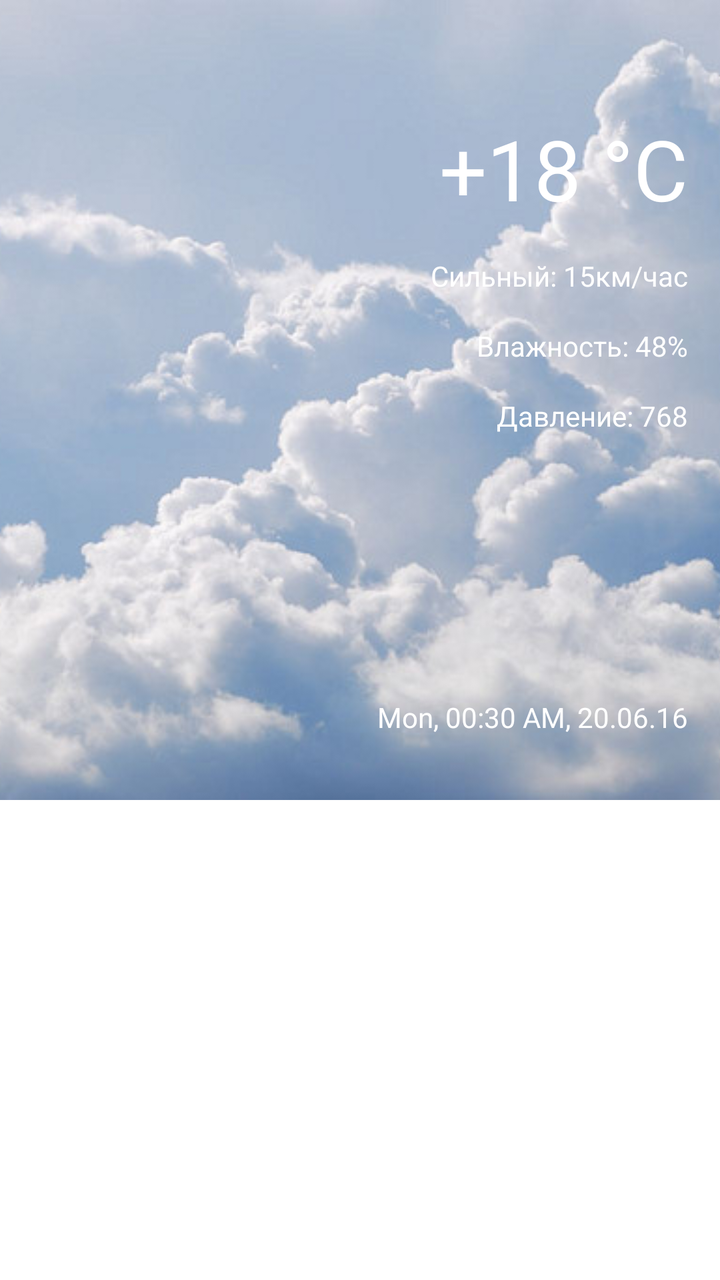
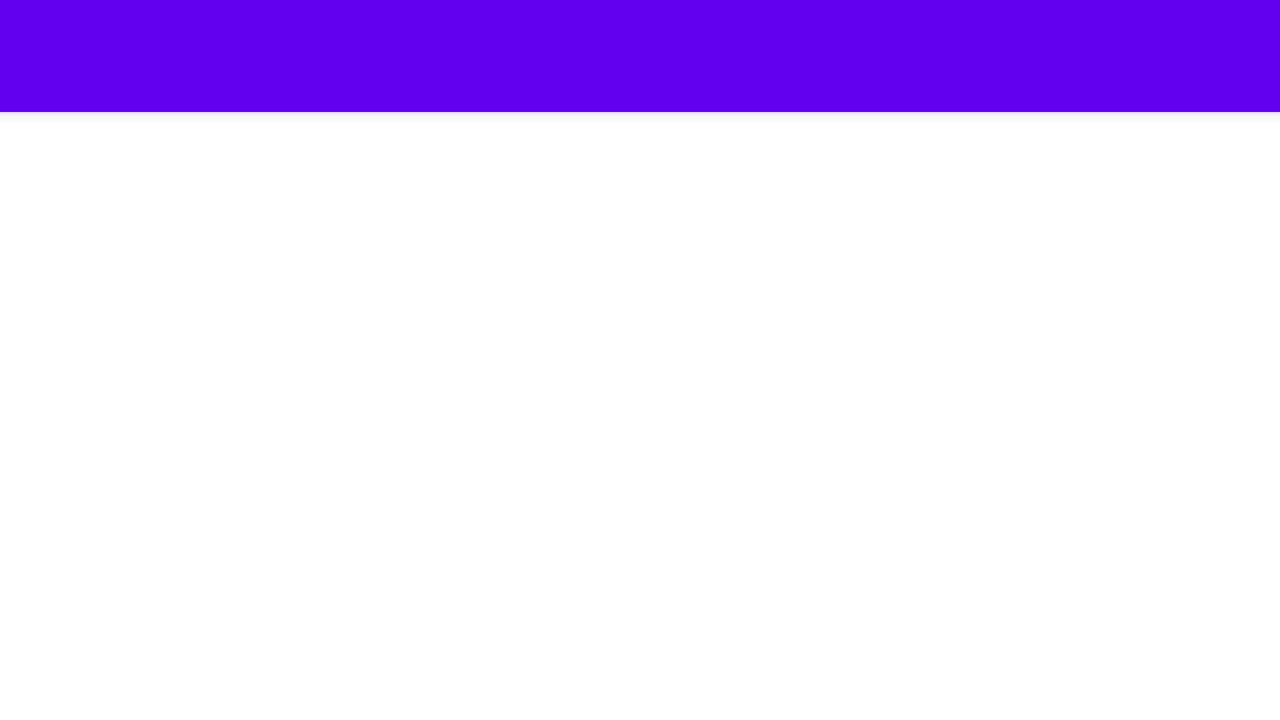

First picture: res/layout/ on a phone held upright. Second picture: the repository's own variant of that layout, on a device whose configuration matches the variant's folder. Source for both follows.
<!-- AndroidManifest.xml: activity theme AppTheme.NoActionBar -->
<!-- res/layout/activity_city_detail.xml -->
<android.support.design.widget.CoordinatorLayout xmlns:android="http://schemas.android.com/apk/res/android"
    xmlns:app="http://schemas.android.com/apk/res-auto"
    xmlns:tools="http://schemas.android.com/tools"
    android:layout_width="match_parent"
    android:layout_height="match_parent"
    android:fitsSystemWindows="true"
    tools:context=".citydetail.CityDetailActivity"
    tools:ignore="MergeRootFrame">

    <android.support.design.widget.AppBarLayout
        android:id="@+id/app_bar"
        android:layout_width="match_parent"
        android:layout_height="@dimen/app_bar_height"
        android:fitsSystemWindows="true"
        android:theme="@style/ThemeOverlay.AppCompat.Dark.ActionBar">

        <android.support.design.widget.CollapsingToolbarLayout
            android:id="@+id/toolbar_layout"
            android:layout_width="match_parent"
            android:layout_height="match_parent"
            android:fitsSystemWindows="true"
            app:contentScrim="?attr/colorPrimary"
            app:layout_scrollFlags="scroll|exitUntilCollapsed|snap"
            app:expandedTitleMarginBottom="@dimen/title_margin"
            app:toolbarId="@+id/toolbar">
            <ImageView
                android:id="@+id/backdrop"
                android:layout_width="match_parent"
                android:layout_height="match_parent"
                android:fitsSystemWindows="true"
                android:scaleType="centerCrop"
                android:src="@drawable/clouds"
                app:layout_collapseMode="parallax" />

            <RelativeLayout
                android:layout_width="match_parent"
                android:layout_height="match_parent">

                <TextView
                    android:id="@+id/header_temp"
                    android:layout_width="wrap_content"
                    android:layout_height="wrap_content"
                    android:text="+18 °C"
                    android:textAppearance="?attr/textAppearanceListItem"
                    android:textColor="@android:color/white"
                    android:textSize="42sp"
                    android:layout_marginTop="?attr/actionBarSize"
                    android:layout_marginLeft="@dimen/primary_text_margin"
                    android:layout_marginRight="@dimen/primary_text_margin"
                    android:layout_marginBottom="@dimen/subtext_size_bottom_padding"
                    android:layout_alignParentRight="true" />

                <TextView
                    android:id="@+id/header_wind"
                    android:layout_width="wrap_content"
                    android:layout_height="wrap_content"
                    android:text="Сильный: 15км/час"
                    android:textAppearance="?attr/textAppearanceListItem"
                    android:textColor="@android:color/white"
                    android:textSize="@dimen/subtext_size"
                    android:layout_marginLeft="@dimen/primary_text_margin"
                    android:layout_marginRight="@dimen/primary_text_margin"
                    android:layout_marginBottom="@dimen/subtext_size_bottom_padding"
                    android:layout_below="@+id/header_temp"
                    android:layout_alignParentRight="true" />

                <TextView
                    android:id="@+id/header_hummidity"
                    android:layout_width="wrap_content"
                    android:layout_height="wrap_content"
                    android:text="Влажность: 48%"
                    android:textAppearance="?attr/textAppearanceListItem"
                    android:textColor="@android:color/white"
                    android:textSize="@dimen/subtext_size"
                    android:layout_marginLeft="@dimen/primary_text_margin"
                    android:layout_marginRight="@dimen/primary_text_margin"
                    android:layout_marginBottom="@dimen/subtext_size_bottom_padding"
                    android:layout_below="@+id/header_wind"
                    android:layout_alignParentRight="true" />

                <TextView
                    android:id="@+id/header_pressure"
                    android:layout_width="wrap_content"
                    android:layout_height="wrap_content"
                    android:text="Давление: 768"
                    android:textAppearance="?attr/textAppearanceListItem"
                    android:textColor="@android:color/white"
                    android:textSize="@dimen/subtext_size"
                    android:layout_marginLeft="@dimen/primary_text_margin"
                    android:layout_marginRight="@dimen/primary_text_margin"
                    android:layout_marginBottom="@dimen/subtext_size_bottom_padding"
                    android:layout_below="@+id/header_hummidity"
                    android:layout_alignParentRight="true" />

                <TextView
                    android:id="@+id/header_date"
                    android:layout_width="wrap_content"
                    android:layout_height="wrap_content"
                    android:text="Mon, 00:30 AM, 20.06.16"
                    android:textAppearance="?attr/textAppearanceListItem"
                    android:textColor="@android:color/white"
                    android:textSize="@dimen/subtext_size"
                    android:layout_marginLeft="@dimen/primary_text_margin"
                    android:layout_marginRight="@dimen/primary_text_margin"
                    android:paddingBottom="@dimen/primary_text_margin"
                    android:layout_marginBottom="@dimen/primary_text_margin"
                    android:layout_alignParentRight="true"
                    android:layout_alignParentBottom="true" />

            </RelativeLayout>



            <android.support.v7.widget.Toolbar
                android:id="@+id/detail_toolbar"
                android:layout_width="match_parent"
                android:layout_height="?attr/actionBarSize"
                app:layout_collapseMode="pin"
                app:popupTheme="@style/ThemeOverlay.AppCompat.Light" />

        </android.support.design.widget.CollapsingToolbarLayout>

    </android.support.design.widget.AppBarLayout>

    <FrameLayout
        android:id="@+id/city_detail_container"
        android:layout_width="match_parent"
        android:layout_height="match_parent"
        app:layout_behavior="@string/appbar_scrolling_view_behavior"

        app:layout_anchor="@+id/app_bar"
        app:layout_anchorGravity="bottom">

    </FrameLayout>

    

</android.support.design.widget.CoordinatorLayout>
<!-- resources referenced by this layout -->
<resources>
  <dimen name="app_bar_height">400dp</dimen>
  <dimen name="primary_text_margin">16dp</dimen>
  <dimen name="subtext_size">14sp</dimen>
  <dimen name="subtext_size_bottom_padding">16dp</dimen>
  <dimen name="title_margin">42dp</dimen>
  <!-- drawable clouds: jpg bitmap (drawable, 46552 bytes) -->
  <!-- from res/values-v21/ -->
  <style name="AppTheme.NoActionBar">
          <item name="windowActionBar">false</item>
          <item name="windowNoTitle">true</item>
          <item name="android:windowDrawsSystemBarBackgrounds">true</item>
          <item name="android:statusBarColor">@android:color/transparent</item>
          
      </style>
</resources>
<!-- res/layout-land/activity_city_detail.xml (the author's variant of the layout above) -->
<!-- drawn on the phone turned sideways -->
<android.support.design.widget.CoordinatorLayout xmlns:android="http://schemas.android.com/apk/res/android"
    xmlns:app="http://schemas.android.com/apk/res-auto"
    xmlns:tools="http://schemas.android.com/tools"
    android:layout_width="match_parent"
    android:layout_height="match_parent"
    android:fitsSystemWindows="true"
    tools:context=".citydetail.CityDetailActivity">

    <android.support.design.widget.AppBarLayout
        android:id="@+id/app_bar"
        android:layout_width="match_parent"
        android:layout_height="?attr/actionBarSize"
        android:theme="@style/ThemeOverlay.AppCompat.Dark.ActionBar">


        <android.support.v7.widget.Toolbar
            android:id="@+id/detail_toolbar"
            android:layout_width="match_parent"
            android:layout_height="wrap_content"
            app:popupTheme="@style/ThemeOverlay.AppCompat.Light" />


    </android.support.design.widget.AppBarLayout>

    <FrameLayout
        android:id="@+id/city_detail_container"
        android:layout_width="match_parent"
        android:layout_height="match_parent"
        app:layout_anchor="@+id/app_bar"

        app:layout_anchorGravity="bottom"
        app:layout_behavior="@string/appbar_scrolling_view_behavior">

    </FrameLayout>

    <FrameLayout
        android:id="@+id/progressFrame"
        android:layout_width="match_parent"
        android:layout_height="match_parent"
        android:background="?android:colorBackground"
        android:visibility="gone">

        <ProgressBar
            style="?android:attr/progressBarStyleLarge"
            android:layout_width="wrap_content"
            android:layout_height="wrap_content"
            android:layout_gravity="center" />
    </FrameLayout>

</android.support.design.widget.CoordinatorLayout>
<!-- resources referenced by the variant -->
<!-- as the phone turned sideways resolves them -->
<resources>
  <!-- from res/values-v21/ -->
  <style name="AppTheme.NoActionBar">
          <item name="windowActionBar">false</item>
          <item name="windowNoTitle">true</item>
          <item name="android:windowDrawsSystemBarBackgrounds">true</item>
          <item name="android:statusBarColor">@android:color/transparent</item>
          
      </style>
</resources>
